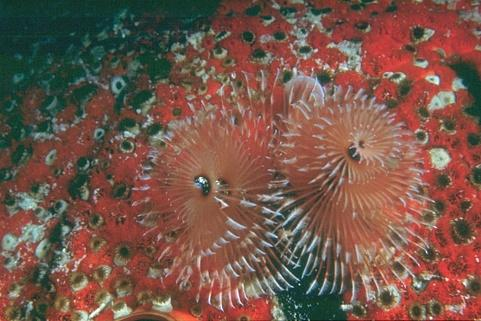
%> input picture Project1/A53097130/data/img/12084.jpg, 481 x 321 px
$ octave ans2a.m   (GNU Octave 9; MATLAB toolbox functions it lacks are replaced by stand-ins)
%> lines starting %> are read from the running program, lines starting %| are printed output that depends on the picture; pictures that were not available may be replaced by others from this repository, and a replacement may not be noted
clc;
close all;
warning('off', 'Images:initSize:adjustingMag');

input1 = imread('../Data/img/12084.jpg');
%> input1 is the input picture: size 321x481x3 uint8; mean R, G, B 118.6, 86.3, 73.9
input2 = imread('../Data/img/3096.jpg');
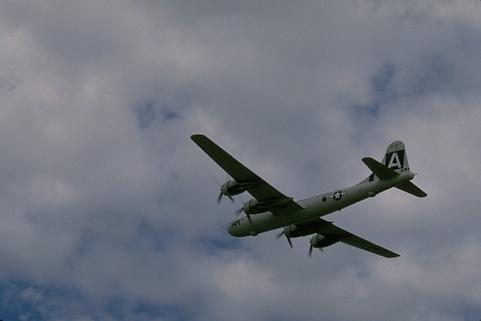
%> input picture Project1/A53097130/data/img/3096.jpg, 481 x 321 px
%> input2 is the input picture: size 321x481x3 uint8; mean R, G, B 114, 118.3, 129.3
input3 = imread('../Data/img/14037.jpg');
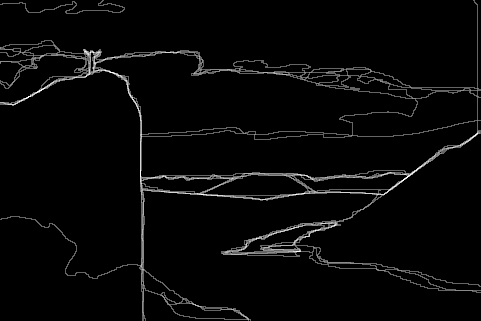
%> input picture Project1/A53097130/data/ground_truth/14037.bmp, 481 x 321 px, given in place of 14037.jpg, which was not available
%> input3 is the input picture: size 321x481 uint8; min 0, max 252, mean 7.3

arr = cat(3, input1, input2, input3);

for i=1:3    %image counter
    imR  = arr(:,:,(i-1)*3+1);
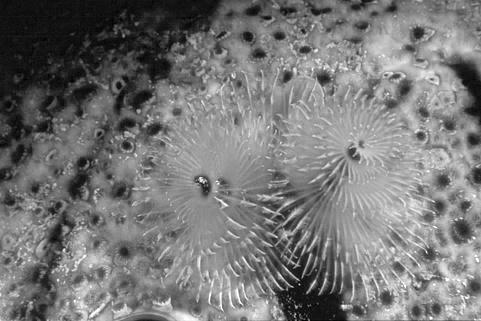
%> imR: size 321x481 uint8; min 0, max 255, mean 118.6
    imG  = arr(:,:,(i-1)*3+2);
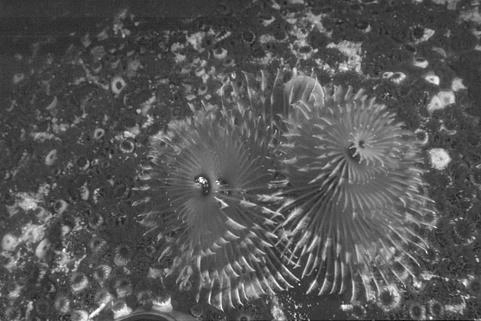
%> imG: size 321x481 uint8; min 5, max 255, mean 86.3
    imB  = arr(:,:,(i-1)*3+3);
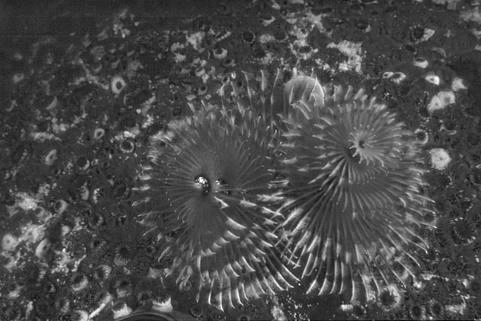
%> imB: size 321x481 uint8; min 1, max 255, mean 73.9

    fg   = figure;
    set(fg, 'Color', [1 1 1], 'Position', [1 1 1024 768], 'Visible', 'on', 'menubar', 'none');
    [countR,r] = imhist(imR);
%> countR = 256 values, max 1553 at index 145, min 1 at index 3, mean 603.1; r = 256 values from 0 to 255
    [countG,g] = imhist(imG);
%> countG = 256 values, max 3596 at index 67, min 0 at index 1, mean 603.1; g = 256 values from 0 to 255
    [countB,b] = imhist(imB);
%> countB = 256 values, max 3534 at index 59, min 0 at index 1, mean 603.1; b = 256 values from 0 to 255
    subplot(5,2,[1,2,3,4]);
    imshow(arr(:,:,(i-1)*3+1:i*3));
    title('(a) Original Image');
    subplot(5,2,[5,6]);
    stem(r,countR);
    title('(b) Histogram for color Intensity (R)');

    subplot(5,2,[7,8]);
    stem(g,countG);
    title('(c) Histogram for color Intensity (G)');

    subplot(5,2,[9,10]);
    stem(b,countB);
    title('(d) Histogram for color Intensity (B)');
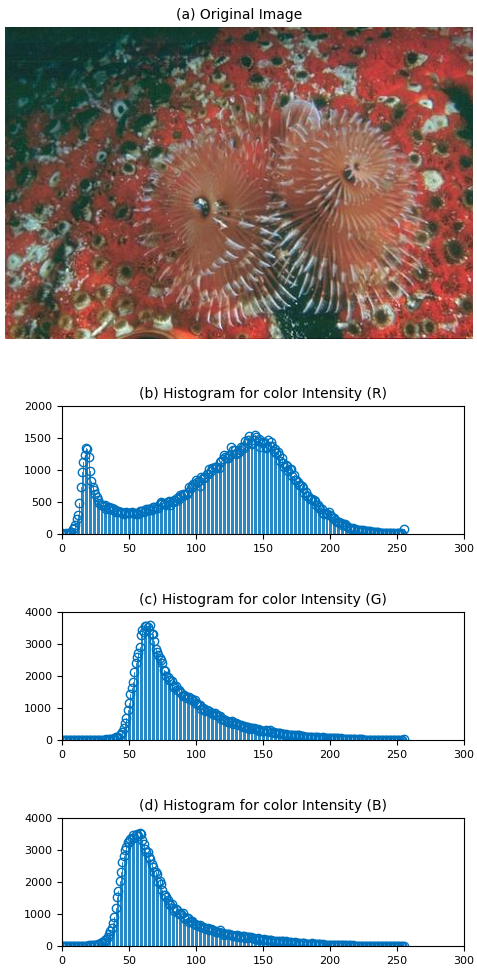
%> figure redrawn from the program's plot data, 4 panels
%> (the run ends here)
